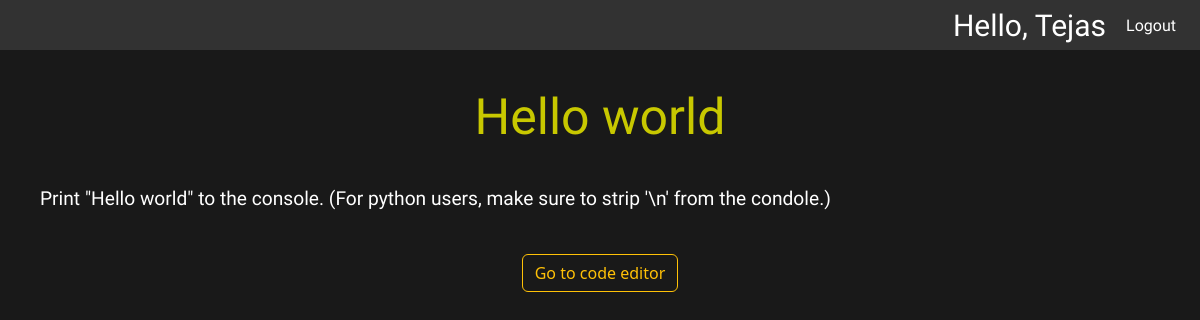
/problems/6/ (signed in), run on the app's committed database.
### OJ/models.py (models this page shows)
class Problem(models.Model):
    problemStatement = models.CharField(max_length=20000)
    problemName = models.CharField(max_length=500)
    problemDifficulty = models.CharField(max_length=100)

### OJ/views.py (the view)
# urls.py: path('problems/<int:id>/', views.problemDetails, name="Details"),
@login_required(login_url='Login')
def problemDetails(request, id):
    problem = get_object_or_404(Problem, pk=id)
    return render(request, "OJ/problemDetails.html", {'problem': problem})

### OJ/templates/OJ/problemDetails.html (shortened to what this page needs)
{% load static %}
<!DOCTYPE html>
<html lang="en">
<head>
    <link rel="stylesheet" href="{% static 'css/utilities.css' %}">
    <link rel="stylesheet" href="{% static 'css/problemDetails.css' %}">
    <link href="https://cdn.jsdelivr.net/npm/bootstrap@5.2.1/dist/css/bootstrap.min.css" rel="stylesheet">
</head>
<body class="PD-body">
    {% include './navbar.html' %}
    <div id="problem-name" class="PD-problem-name-heading font-style-dancing-script" target={{ problem.problemDifficulty }}>{{ problem.problemName }}</div>
        <div id="problem-statement" class="PD-problem-statement font-style-hind">{{ problem.problemStatement }}</div>
    <div class="PD-button-parent">
        <a role="button" type="button" id="btn" class="btn btn-outline-light" href="{% url 'Code' problem.id %}">Go to code editor</a>
    </div>
  </body>
</html>
</body>
</html>

### OJ/templates/OJ/navbar.html
{% load static %}
<link rel="stylesheet" href="{% static 'css/navbar.css' %}">
<nav class="navbar-nav">
  <div class="navbar-logo"></div>
  <ul class="navbar-ul" style="margin: 0px;">
    <li class="hello-msg">Hello, {{ request.user }}</li>
    <li><a class="navbar-logout" href="{% url 'Logout' %}">Logout</a></li>
  </ul>
</nav>

### OJ/templates/OJ/css/css/utilities.css (style rules this page uses)
.font-style-hind { font-family: 'Hind', sans-serif; }
.font-style-dancing-script { font-family: 'Dancing Script', cursive; }

### OJ/templates/OJ/css/css/problemDetails.css (style rules this page uses)
* { margin: 0; padding: 0; }
.PD-body { background-color: rgb(25, 25, 25); }
.PD-problem-name-heading-yellow { color: rgb(200, 200, 0); font-style: normal; text-align: center; margin: 30px 0px; font-size: 50px; }
.PD-problem-statement { color: white; margin: 0px 40px; font-size: larger; }
.PD-button-parent { display: flex; justify-content: center; margin: 40px 0px; }

### OJ/templates/OJ/css/css/navbar.css (style rules this page uses)
* { margin: 0; padding: 0; }
.navbar-nav { display: grid; grid-template-columns: 50px calc(100vw - 50px); height: 50px; width: 100vw; background-color: rgb(50, 50, 50); }
.navbar-ul { list-style: none; display: flex; align-items: center; justify-content: flex-end; }
.hello-msg { font-family: 'Ms Madi', cursive; font-size: 30px; color: #fff; margin-right: 20px; }
.navbar-logout { font-family: 'Hind', sans-serif; color: white; text-decoration: none; margin: 0 2vw 0 0; }

### data on the page
Problem: problemName "Hello world", problemStatement "Print \"Hello world\" to the console. (For python users, make sure to strip '\\n' from the condole.)"

### other printed values
{{ request.user }} "Tejas"
